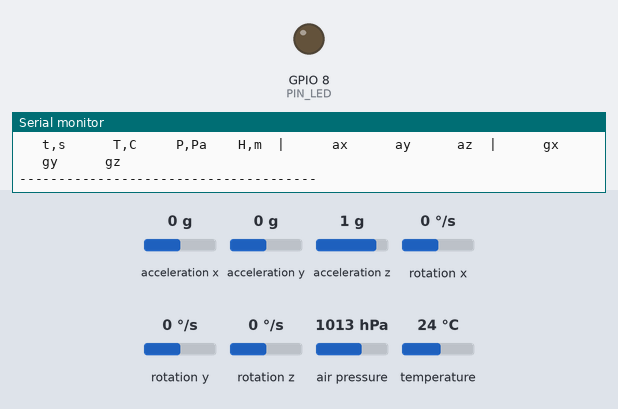
Bench run of a sketch on a simulated ESP32-C3. On the bench: output pins drawn as LEDs (lit = HIGH), the last lines printed to the serial monitor. The inputs (shaded band) are chosen by the test bench; at power-on: acceleration x 0 g, acceleration y 0 g, acceleration z 1 g, rotation x 0 °/s, rotation y 0 °/s, rotation z 0 °/s, air pressure 1013 hPa, temperature 24 °C. Storage starts empty.

Above: at 0.4 s.
At 2.2 s:
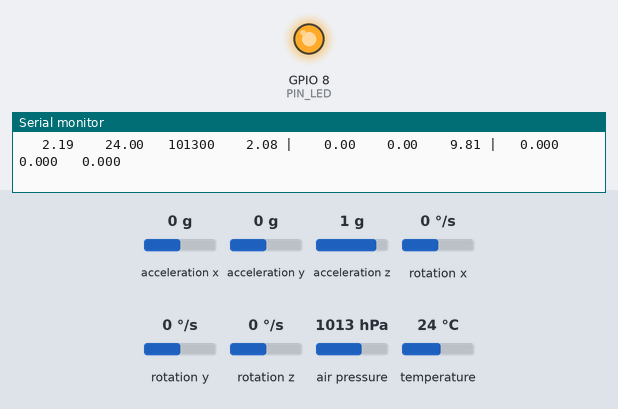
2.3 s: acceleration x set to -0.2 g
5.3 s: acceleration y set to -0.2 g
8.3 s: acceleration z set to 0.1 g
11.3 s: acceleration z set to -0.2 g
Timing chart, 0 to 14.3 s (numbered marks = the images above; inputs shaded):
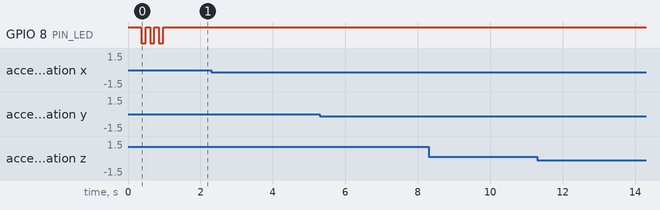

The sketch:

cansat_mpu6050_v3.ino
```cpp
/*
 * CanSat — плата №1 (MPU6050)   версия v3
 * ESP32-C3 SuperMini + BMP280 + MPU6050 + microSD
 *
 * ЧТО ИЗМЕНИЛОСЬ В v3 — про «несколько файлов за одну сессию»
 *
 * Причина была не в именовании файлов. nextLogName() вызывается ровно один
 * раз, в setup(), поэтому за один запуск файл может появиться только один.
 * Несколько файлов — это несколько ПЕРЕЗАГРУЗОК платы: каждый ресет заново
 * проходил setup() и честно заводил себе новый лог.
 *
 * v3 делает три вещи:
 *
 *   1. Печатает и записывает ПРИЧИНУ последнего сброса (esp_reset_reason).
 *      Теперь не надо гадать — плата сама скажет, был это brownout
 *      (просадка питания), panic (ошибка в коде), watchdog или нажатие RST.
 *
 *   2. Если сброс был НЕ по включению питания, скетч понимает, что это
 *      продолжение того же полёта, и ДОПИСЫВАЕТ в тот же файл, а не плодит
 *      новый. Номер файла и накопленное время живут в RTC-памяти, которая
 *      переживает любой сброс кроме полного снятия питания.
 *
 *   3. Время time_s продолжается сквозь перезагрузку, а не падает в ноль.
 *      Добавлена колонка boot — номер запуска внутри файла, по ней сразу
 *      видно в Excel, где именно плата ресетнулась.
 *
 *   Плюс файл /boots.txt — журнал всех запусков с причинами. Его удобно
 *   читать глазами после полёта.
 *
 * Распиновка (соответствует разводке платы):
 *   I2C : SDA = GPIO4,  SCL = GPIO5
 *   SPI : CS  = GPIO7,  MOSI = GPIO6, CLK = GPIO10, MISO = GPIO20
 *   LED : GPIO8 (встроенный на модуле SuperMini)
 *
 * Адреса на шине I2C:
 *   BMP280  = 0x76  (вывод SD0 притянут к GND)
 *   MPU6050 = 0x68  (вывод AD0 притянут к GND)
 *
 * Библиотеки (Arduino IDE → Менеджер библиотек):
 *   Adafruit BMP280 Library
 *   Adafruit MPU6050
 *   Adafruit Unified Sensor
 */

#include <Wire.h>
#include <SPI.h>
#include <SD.h>
#include <esp_system.h>
#include <Adafruit_Sensor.h>
#include <Adafruit_BMP280.h>
#include <Adafruit_MPU6050.h>

// ─────────── Пины ───────────
const int PIN_SDA  = 4;
const int PIN_SCL  = 5;
const int PIN_MOSI = 6;
const int PIN_CS   = 7;
const int PIN_SCK  = 10;
const int PIN_MISO = 20;
const int PIN_LED  = 8;

// На большинстве SuperMini светодиод включается низким уровнем.
// Если мигает наоборот — поменяй на false.
const bool LED_ACTIVE_LOW = true;

// ─────────── Настройки ───────────
const uint32_t SAMPLE_PERIOD_MS = 100;   // 100 мс = 10 Гц
const uint8_t  FLUSH_EVERY      = 10;    // сброс на карту раз в секунду

// Формат чисел в файле.
//   true  — запятая в дробях, разделитель ';'  → русский Excel откроет как надо
//   false — точка в дробях, разделитель ','    → удобнее для Python/pandas
const bool EXCEL_RU = true;

// !!! ЗАМЕНИТЬ на фактическое давление на уровне моря в день запуска (QNH).
// От этого числа напрямую зависит точность высоты.
const float SEALEVEL_HPA = 1013.25;

// ─────────── Память, переживающая сброс ───────────
// RTC_DATA_ATTR размещает переменную в RTC-памяти. Она сохраняется при
// программном сбросе, панике, watchdog и (обычно) при brownout, и теряется
// только когда питание снято полностью. Магическое число нужно, чтобы
// отличить осмысленные данные от мусора при первом включении.
RTC_DATA_ATTR static uint32_t rtcMagic;
RTC_DATA_ATTR static int32_t  rtcLogIndex;
RTC_DATA_ATTR static uint32_t rtcBootCount;
RTC_DATA_ATTR static uint32_t rtcUptimeMs;   // суммарное время предыдущих запусков

const uint32_t RTC_MAGIC = 0xCA115A71;

// ─────────── Объекты ───────────
Adafruit_BMP280  bmp;
Adafruit_MPU6050 mpu;
File logFile;

bool bmpOk = false;
bool mpuOk = false;
bool sdOk  = false;

uint32_t nextSample   = 0;
uint8_t  sinceFlush   = 0;
uint32_t uptimeBaseMs = 0;   // сколько натикало в предыдущих запусках
uint32_t bootNo       = 1;

const char SEP = EXCEL_RU ? ';' : ',';

// ─────────── Светодиод ───────────
void ledSet(bool on) {
  digitalWrite(PIN_LED, LED_ACTIVE_LOW ? !on : on);
}

void ledBlink(uint8_t times, uint16_t ms) {
  for (uint8_t i = 0; i < times; i++) {
    ledSet(true);  delay(ms);
    ledSet(false); delay(ms);
  }
}

// ─────────── Причина сброса человеческими словами ───────────
const char *resetReasonText(esp_reset_reason_t r) {
  switch (r) {
    case ESP_RST_POWERON:   return "POWERON - подано питание, нормальный старт";
    case ESP_RST_EXT:       return "EXT - внешний сброс (кнопка RST)";
    case ESP_RST_SW:        return "SW - программный перезапуск";
    case ESP_RST_PANIC:     return "PANIC - исключение в коде, плата упала";
    case ESP_RST_INT_WDT:   return "INT_WDT - watchdog прерываний";
    case ESP_RST_TASK_WDT:  return "TASK_WDT - watchdog задачи, loop завис";
    case ESP_RST_WDT:       return "WDT - сторожевой таймер";
    case ESP_RST_DEEPSLEEP: return "DEEPSLEEP - выход из глубокого сна";
    case ESP_RST_BROWNOUT:  return "BROWNOUT - ПРОСАДКА ПИТАНИЯ";
    case ESP_RST_SDIO:      return "SDIO";
    default:                return "UNKNOWN - причина не определена";
  }
}

// ─────────── Форматирование числа для файла ───────────
// NAN превращается в пустую строку — в Excel это будет пустая ячейка,
// а не слово "nan", которое ломает построение графиков.
void fnum(char *out, size_t cap, float v, uint8_t dec) {
  if (isnan(v)) { out[0] = '\0'; return; }
  snprintf(out, cap, "%.*f", dec, v);
  if (EXCEL_RU) for (char *p = out; *p; ++p) if (*p == '.') *p = ',';
}

// ─────────── Поиск свободного номера файла ───────────
int32_t nextFreeIndex() {
  char name[24];
  for (int32_t i = 1; i < 1000; i++) {
    snprintf(name, sizeof(name), "/log_%03ld.csv", (long)i);
    if (!SD.exists(name)) return i;
  }
  return 999;
}

void setup() {
  pinMode(PIN_LED, OUTPUT);
  ledSet(false);

  Serial.begin(115200);
  delay(300);   // дать порту подняться, но не ждать монитор бесконечно

  esp_reset_reason_t rr = esp_reset_reason();

  // Это продолжение того же полёта, если RTC-память цела И сброс был
  // не по включению питания. Нажатие RST тоже считаем продолжением —
  // полёт тот же, просто плата дёрнулась.
  bool continuing = (rtcMagic == RTC_MAGIC) &&
                    (rr != ESP_RST_POWERON) &&
                    (rr != ESP_RST_UNKNOWN);

  if (continuing) {
    rtcBootCount++;
    bootNo       = rtcBootCount;
    uptimeBaseMs = rtcUptimeMs;
  } else {
    rtcMagic     = RTC_MAGIC;
    rtcBootCount = 1;
    rtcUptimeMs  = 0;
    rtcLogIndex  = 0;      // номер выберем после инициализации карты
    bootNo       = 1;
    uptimeBaseMs = 0;
  }

  Serial.println();
  Serial.println(F("======================================"));
  Serial.println(F("  CanSat  —  плата 1 (MPU6050)   v3"));
  Serial.println(F("======================================"));
  Serial.print  (F("  Причина сброса : "));
  Serial.println(resetReasonText(rr));
  Serial.print  (F("  Запуск номер   : "));
  Serial.println(bootNo);
  if (continuing) {
    Serial.print(F("  Это ПЕРЕЗАГРУЗКА, дописываю в прежний файл. Накоплено, с: "));
    Serial.println(uptimeBaseMs / 1000.0f, 1);
  }

  // ─── I2C ───
  Wire.begin(PIN_SDA, PIN_SCL);
  Wire.setClock(400000);

  // ─── BMP280 ───
  if (bmp.begin(0x76)) {
    bmp.setSampling(Adafruit_BMP280::MODE_NORMAL,
                    Adafruit_BMP280::SAMPLING_X2,    // температура
                    Adafruit_BMP280::SAMPLING_X16,   // давление
                    Adafruit_BMP280::FILTER_X16,
                    Adafruit_BMP280::STANDBY_MS_1);
    bmpOk = true;
    Serial.println(F("  BMP280  : OK"));
  } else {
    Serial.println(F("  BMP280  : НЕ НАЙДЕН"));
  }

  // ─── MPU6050 ───
  if (mpu.begin(0x68, &Wire)) {
    mpu.setAccelerometerRange(MPU6050_RANGE_8_G);   // запас на удар при посадке
    mpu.setGyroRange(MPU6050_RANGE_500_DEG);
    mpu.setFilterBandwidth(MPU6050_BAND_44_HZ);
    mpuOk = true;
    Serial.println(F("  MPU6050 : OK"));
  } else {
    Serial.println(F("  MPU6050 : НЕ НАЙДЕН"));
  }

  // ─── SD ───
  SPI.begin(PIN_SCK, PIN_MISO, PIN_MOSI, PIN_CS);
  if (SD.begin(PIN_CS, SPI, 4000000)) {

    if (!continuing || rtcLogIndex <= 0) rtcLogIndex = nextFreeIndex();

    char fname[24];
    snprintf(fname, sizeof(fname), "/log_%03ld.csv", (long)rtcLogIndex);

    bool fileExists = SD.exists(fname);

    // ВАЖНО: в ESP32 FILE_WRITE затирает файл с нуля, дописывает FILE_APPEND.
    // Это не как в классической Arduino SD, где FILE_WRITE дописывал.
    logFile = SD.open(fname, fileExists ? FILE_APPEND : FILE_WRITE);

    if (logFile) {
      if (!fileExists) {
        // Подсказка Excel, каким символом разделены колонки.
        // Без неё русский Excel свалит всю строку в одну ячейку.
        if (EXCEL_RU) logFile.println(F("sep=;"));

        logFile.print(F("time_s"));        logFile.print(SEP);
        logFile.print(F("temp_C"));        logFile.print(SEP);
        logFile.print(F("pressure_Pa"));   logFile.print(SEP);
        logFile.print(F("altitude_m"));    logFile.print(SEP);
        logFile.print(F("ax_m_s2"));       logFile.print(SEP);
        logFile.print(F("ay_m_s2"));       logFile.print(SEP);
        logFile.print(F("az_m_s2"));       logFile.print(SEP);
        logFile.print(F("gx_rad_s"));      logFile.print(SEP);
        logFile.print(F("gy_rad_s"));      logFile.print(SEP);
        logFile.print(F("gz_rad_s"));      logFile.print(SEP);
        logFile.print(F("mpu_temp_C"));    logFile.print(SEP);
        logFile.println(F("boot"));
      }
      logFile.flush();

      sdOk = true;
      Serial.print(F("  SD      : OK, файл "));
      Serial.print(fname);
      Serial.println(fileExists ? F("  (дописываю)") : F("  (новый)"));
    } else {
      Serial.println(F("  SD      : карта есть, файл не создался"));
    }

    // Журнал запусков — отдельным текстовым файлом, чтобы не ломать CSV.
    File b = SD.open("/boots.txt", FILE_APPEND);
    if (b) {
      b.printf("log_%03ld.csv  boot #%lu  t_base=%.1f s  reset=%s\n",
               (long)rtcLogIndex, (unsigned long)bootNo,
               uptimeBaseMs / 1000.0f, resetReasonText(rr));
      b.close();
    }

  } else {
    Serial.println(F("  SD      : НЕ НАЙДЕНА"));
  }

  Serial.println(F("--------------------------------------"));
  Serial.println(F("   t,s      T,C     P,Pa    H,m  |      ax      ay      az  |      gx      gy      gz"));
  Serial.println(F("--------------------------------------"));

  // Стартовый сигнал: 3 вспышки — всё нашлось, длинная — есть проблема
  if (bmpOk && mpuOk && sdOk) ledBlink(3, 120);
  else                        ledBlink(1, 800);

  nextSample = millis();
}

void loop() {
  uint32_t now = millis();
  if ((int32_t)(now - nextSample) < 0) return;
  nextSample += SAMPLE_PERIOD_MS;

  // Время сквозное: продолжается после перезагрузки, а не падает в ноль.
  float tsec = (uptimeBaseMs + now) / 1000.0f;

  // ─── Чтение датчиков ───
  // Если датчик не отвечает, пишем NAN и продолжаем. Частичные данные
  // лучше, чем остановка логирования посреди полёта.
  float tempC = NAN, pressPa = NAN, altM = NAN;
  if (bmpOk) {
    tempC   = bmp.readTemperature();
    pressPa = bmp.readPressure();
    altM    = bmp.readAltitude(SEALEVEL_HPA);
  }

  float ax = NAN, ay = NAN, az = NAN;
  float gx = NAN, gy = NAN, gz = NAN, mpuT = NAN;
  if (mpuOk) {
    sensors_event_t a, g, t;
    mpu.getEvent(&a, &g, &t);
    ax = a.acceleration.x;  ay = a.acceleration.y;  az = a.acceleration.z;
    gx = g.gyro.x;          gy = g.gyro.y;          gz = g.gyro.z;
    mpuT = t.temperature;
  }

  // ─── Вывод в Serial: читаемая таблица ───
  char mon[160];
  snprintf(mon, sizeof(mon),
           "%7.2f %8.2f %8.0f %7.2f | %7.2f %7.2f %7.2f | %7.3f %7.3f %7.3f",
           tsec, tempC, pressPa, altM, ax, ay, az, gx, gy, gz);
  Serial.println(mon);

  // ─── Запись в файл: CSV под Excel ───
  if (sdOk && logFile) {
    char f[11][16];
    fnum(f[0],  16, tsec,    2);
    fnum(f[1],  16, tempC,   2);
    fnum(f[2],  16, pressPa, 1);
    fnum(f[3],  16, altM,    2);
    fnum(f[4],  16, ax,      3);
    fnum(f[5],  16, ay,      3);
    fnum(f[6],  16, az,      3);
    fnum(f[7],  16, gx,      4);
    fnum(f[8],  16, gy,      4);
    fnum(f[9],  16, gz,      4);
    fnum(f[10], 16, mpuT,    2);

    char line[240];
    snprintf(line, sizeof(line),
             "%s%c%s%c%s%c%s%c%s%c%s%c%s%c%s%c%s%c%s%c%s%c%lu",
             f[0], SEP, f[1], SEP, f[2],  SEP, f[3], SEP, f[4], SEP,
             f[5], SEP, f[6], SEP, f[7],  SEP, f[8], SEP, f[9], SEP, f[10],
             SEP, (unsigned long)bootNo);
    logFile.println(line);

    if (++sinceFlush >= FLUSH_EVERY) {
      logFile.flush();                      // физически дописать на карту
      rtcUptimeMs = uptimeBaseMs + now;     // запомнить, докуда дошли
      sinceFlush = 0;
      ledSet(true); delay(5); ledSet(false);   // короткая вспышка = жив и пишет
    }
  } else {
    // Карты нет — частое мигание, видно снаружи без компьютера
    static bool s = false;
    s = !s;
    ledSet(s);
  }
}
```
